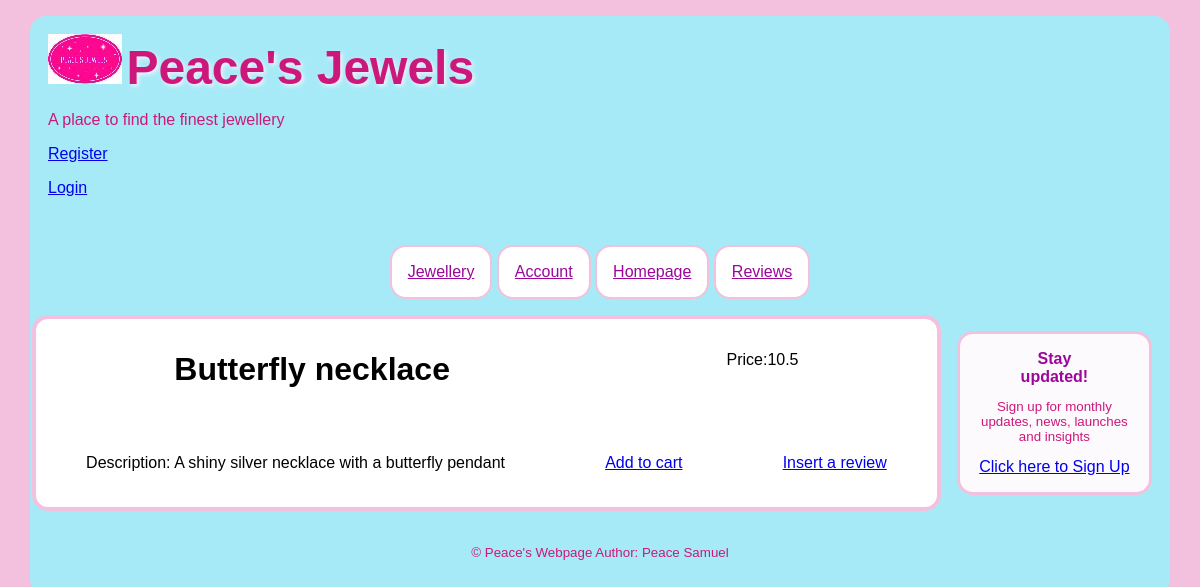
/jewellery/1, run on the app's committed database.
### tables this page shows
CREATE TABLE jewellery
(
    jewellery_id INTEGER PRIMARY KEY AUTOINCREMENT,
    name TEXT NOT NULL,
    price REAL NOT NULL,
    description TEXT NOT NULL
);

### app.py (the view)
@app.route("/jewellery/<int:jewellery_id>")
def jewel(jewellery_id):
    db = get_db()
    jewel = db.execute("""SELECT * FROM jewellery
                        WHERE jewellery_id = ?;""", (jewellery_id,)).fetchone()
    return render_template("jewellery.html", jewel=jewel)

### app.py (called while the page is built)
@app.before_request
def load_logged_in_user():
    g.user = session.get("user_id", None)

### database.py (called while the page is built)
def get_db():
    if "db" not in g:
        g.db = sqlite3.connect(DATABASE,
            detect_types=sqlite3.PARSE_DECLTYPES
        )
        g.db.row_factory = sqlite3.Row
    return g.db

### ca1/templates/jewellery.html
{% extends "base.html" %}
{% block main %}
    <h1>{{ jewel["name"] }}</h1>
    <p>
        Price:{{ jewel["price"] }}
    </p>
    <p>
        Description: {{ jewel["description"] }}
    </p>
    <p>
        <a href="{{ url_for('add_to_cart', jewellery_id=jewel['jewellery_id']) }}">Add to cart</a>
    </p>
    <p>
        <a href="{{ url_for('insert_review') }}">Insert a review</a>
    </p>
{% endblock %}

### ca1/static/styles.css (style rules this page uses)
*, *:before,*:after { box-sizing: border-box; }
:root { --base-bgcolor: rgb(243, 193, 221); --main-color: rgb(204, 24, 123); --main-bgcolor: rgb(166, 234, 247); --component-color: black; --component-bgcolor:white; --special-textcolor: rgb(155, 7, 155); font-family:'Franklin Gothic Medium', 'Arial Narrow', Arial, sans-serif; font-size: 16px; }
html { background-color: var(--base-bgcolor); }
body { color: var(--main-color); background-color: var(--main-bgcolor); border: solid 2px var(--main-bgcolor); border-radius: 2rem; width: 80%; margin: 0 auto; }
main >*, main >section>* { margin: 1rem; padding: 1rem; }
@media screen and (min-width: 300px) { body { border-radius: 1rem; width: 95%; margin: auto auto; } }
@media screen and (min-width: 450px) { body { border-radius: 1rem; width: 95%; margin: 1rem auto; } }
@media screen and  (min-width: 1000px) { body { display: grid; grid-template-columns: 80% 20%; grid-template-rows: auto; grid-template-areas: "upper-top upper-top" "lower-top lower-top" "middle-left middle-right" "bottom bottom"; } }

### data on the page
jewellery: name "Butterfly necklace", price "10.5", description "A shiny silver necklace with a butterfly pendant"
